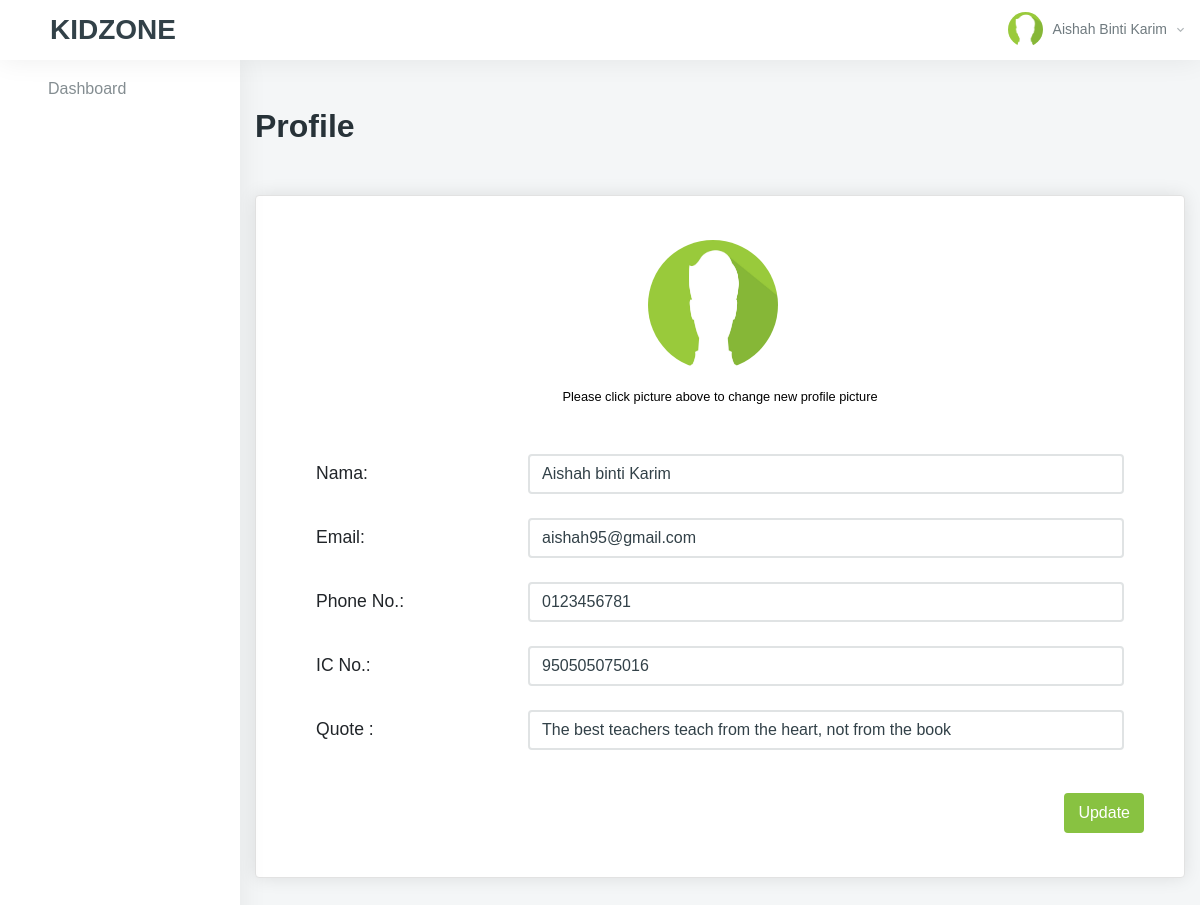
Before: /instructor/profile.php (signed in) with the older database file.
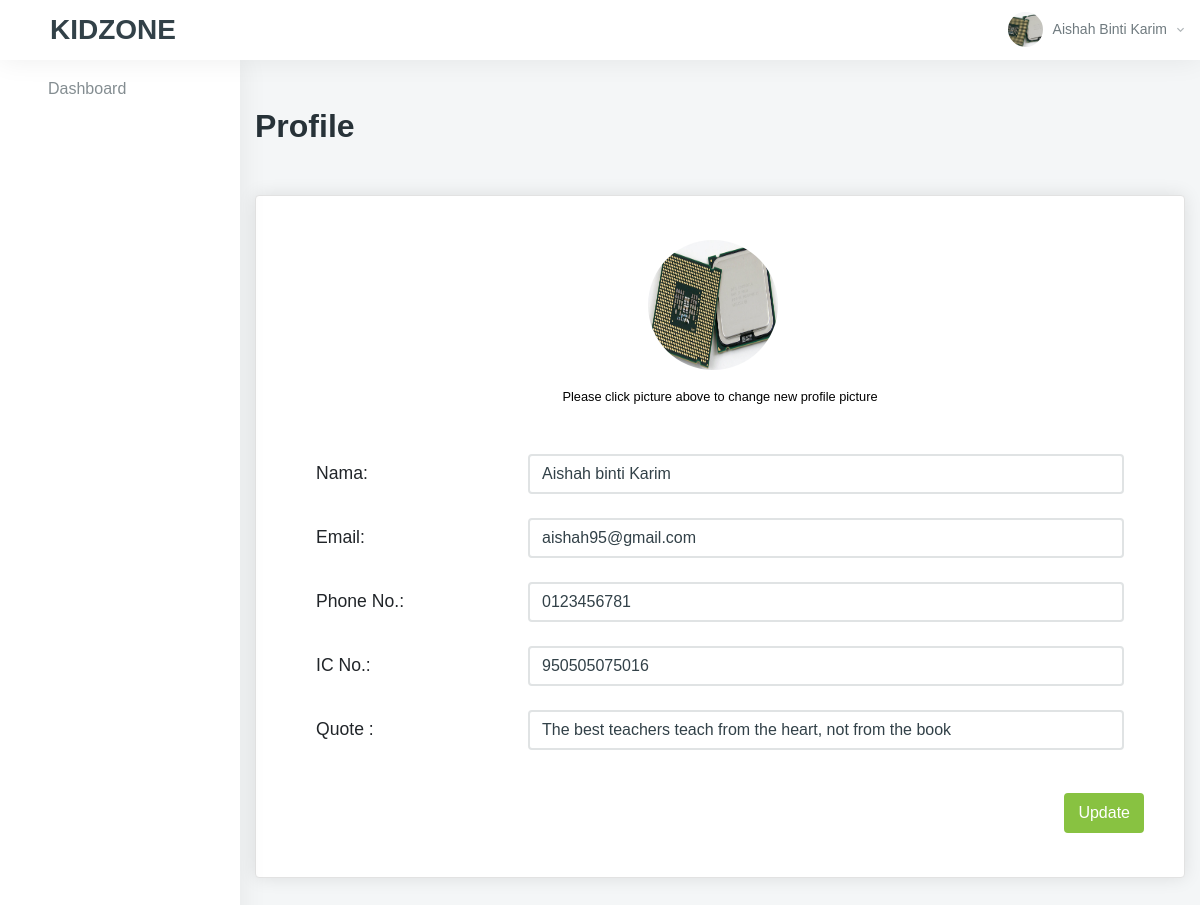
After: the same page with the newer database file.
### tables this page shows
CREATE TABLE `instructor` (
  `instructor_id` int(11) NOT NULL,
  `instructor_name` varchar(80) NOT NULL,
  `instructor_email` varchar(80) NOT NULL,
  `instructor_password` varchar(80) NOT NULL,
  `instructor_ic` varchar(30) NOT NULL,
  `instructor_phone_number` varchar(30) NOT NULL,
  `instructor_quotes` varchar(255) DEFAULT NULL,
  `instructor_qualification` varchar(80) NOT NULL DEFAULT 'Degree',
  `instructor_pic_path` varchar(80) DEFAULT 'default.png',
  `instructor_path_file` varchar(80) NOT NULL
);

### instructor/profile.php (the view, shortened to what the changed rows need)
<?php
include "../resources/conn.php";
$name = $ic = $email = $phone = $quote = $path = '';
$instructor_id = $_SESSION['instructor_id'];
$sql100 = "SELECT * FROM instructor WHERE instructor_id = ". $instructor_id ."";
$result100  = $conn->query($sql100 );
if ($result100->num_rows > 0) {
    $row100 = $result100->fetch_assoc();
    $name100 = $row100['instructor_name'];
    $path100 = $row100['instructor_pic_path'];
}
$sql = "SELECT * FROM instructor WHERE instructor_id = " . $instructor_id . "";
$result = $conn->query($sql);
if ($result->num_rows > 0) {
    $row = $result->fetch_assoc();
    $name = $row['instructor_name'];
    $ic = $row['instructor_ic'];
    $email = $row['instructor_email'];
    $phone = $row['instructor_phone_number'];
    $quote = $row['instructor_quotes'];
    $path  = $row['instructor_pic_path'];
}
?>
<!DOCTYPE html>
<html lang="en">
<head>
    <link href="../resources/vendors/vectormap/jquery-jvectormap-2.0.3.css" rel="stylesheet" type="text/css" />
    <link href="../resources/vendors/jquery-toggles/css/toggles.css" rel="stylesheet" type="text/css">
    <link href="../resources/vendors/jquery-toggles/css/themes/toggles-light.css" rel="stylesheet" type="text/css">
    <link href="../resources/vendors/jquery-toast-plugin/dist/jquery.toast.min.css" rel="stylesheet" type="text/css">
    <link href="../resources/vendors/datatables.net-dt/css/jquery.dataTables.min.css" rel="stylesheet" type="text/css" />
    <link href="../resources/vendors/datatables.net-responsive-dt/css/responsive.dataTables.min.css" rel="stylesheet" type="text/css" />
    <link href="../resources/dist/css/style.css" rel="stylesheet" type="text/css">
</head>
<body>
    <div class="hk-wrapper hk-vertical-nav">
        <nav class="navbar navbar-expand-xl navbar-light fixed-top hk-navbar hk-navbar-alt">
            <ul class="navbar-nav hk-navbar-content">
                <li class="nav-item dropdown dropdown-authentication">
                    <a class="nav-link dropdown-toggle no-caret" href="#" role="button" data-toggle="dropdown" aria-haspopup="true" aria-expanded="false">
                        <div class="media">
                            <div class="media-img-wrap">
                                <div class="avatar">
                                    <img src="../resources/img/profile/<?php echo $path100; ?>" alt="user" class="avatar-img rounded-circle">
                                </div>
                            </div>
                            <div class="media-body">
                                <span><?php echo $name100; ?><i class="zmdi zmdi-chevron-down"></i></span>
                            </div>
                        </div>
                    </a>
                </li>
            </ul>
        </nav>
        <div class="hk-pg-wrapper">
            <div class="container mt-xl-50 mt-sm-30 mt-15">
                <div class="hk-pg-header align-items-top">
                    <div>
                        <h2 class="hk-pg-title font-weight-600 mb-10">Profile</h2>
                    </div>
                </div>
                <div class="row">
                    <div class="col-xl-12">
                        <form method="POST" enctype="multipart/form-data">
                            <section class="hk-sec-wrapper">
                                <div class="row">
                                    <div class="col-sm">
                                        <div class="media pa-20 rounded" style="padding-bottom: 0 !important;">
                                            <label for="file-input" style="margin-right:auto !important; margin-left:auto !important;">
                                                <img class="mr-15 circle d-130" src="../resources/img/profile/<?php echo $path; ?>" alt="Generic placeholder image">
                                            </label>
                                        </div>
                                    </div>
                                </div>
                                <div class="row">
                                    <div class="col-sm">
                                        <div class="media pa-20 rounded">
                                            <div class="media-body mt-15" style="font-size:110%;">
                                                <table class="table table-md pb-30 table-flush">
                                                    <tbody>
                                                        <tr>
                                                            <td>
                                                                <input name="name" placeholder="Name" class="form-control <?php echo $name_feedback; ?>" type="text" value="<?php echo $name ?>">
                                                            </td>
                                                        </tr>
                                                        <tr>
                                                            <td>
                                                                <input placeholder="Email Address" name="email" class="form-control  <?php echo $email_feedback; ?>" type="text" value="<?php echo $email ?>">
                                                            </td>
                                                        </tr>
                                                        <tr>
                                                            <td>
                                                                <input name="phone" placeholder="Phone Number" class="form-control  <?php echo $phone_feedback; ?>" type="text" value="<?php echo $phone ?>">
                                                            </td>
                                                        </tr>
                                                        <tr>
                                                            <td>
                                                                <input name="ic" placeholder="IC Number" class="form-control  <?php echo $ic_feedback; ?>" type="text" value="<?php echo $ic ?>">
                                                            </td>
                                                        </tr>
                                                        <tr>
                                                            <td>
                                                                <input name="quote" placeholder="Quote" class="form-control  <?php echo $quote_feedback; ?>" type="text" value="<?php echo $quote ?>">
                                                            </td>
                                                        </tr>
                                                    </tbody>
                                                </table>
                                            </div>
                                        </div>
                                    </div>
                                </div>
                            </section>
                        </form>
                    </div>
                </div>
            </div>
        </div>
    </div>
</body>
</html>

Changed rows visible on the page:
changed instructor "Aishah Binti Karim": instructor_pic_path: picture added in place of a placeholder
